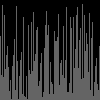
Frame 1 (no input)
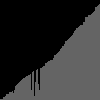
Frame 60 (the mouse pressed at the canvas centre just before this capture)
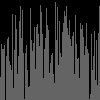
Frame 120 (the mouse held since frame 60 and released just before this capture)

The Processing sketch that drew these frames (run headless with seeded random() and noise(); from frame 60 on, the mouse is pressed at the canvas centre):

// Processing sketch: sketch_210108a
// ── sketch_210108a.pde
//1. create an array of ints. don't initialize it yet.
int[] ints;
void setup() {
  //2. set the size of your window
  //  if you are using Processing 3, you cannot use variables
  //  because the developers don't know how programming is supposed to work.
  size(100, 100);
  //3. initialize your array with the built in width variable
  ints = new int[width];
  //4. initialize the ints in the array with random numbers
  //   from 0 to the built in height variable
  for (int i = 0; i < width; i++) {
    ints[i] = (int)random(0, height);
  }
  //5. call the noStroke() method
  noStroke();
}

void draw() {
  //6. set the background color with background(r, g, b);
  background(0, 0, 0);
  //7. set the color for your graph
  fill(100, 100, 100);
  //8. draw a rectangle for each int in your array.
  for (int i = 0; i < width; i++) {
    rect(i, height, 1, ints[i]*-1);
  }
  //   the x value will be the current index in the array
  //   the y value will the height variable
  //   the width is 1 (one)
  //   the height is negative the value of the element at the current index of the array
  //9. call the stepSort method
  stepSort(ints);
  //10. extract the code that randomizes the array into a method
  //11. call the method you made in step 10 when the mouse is pressed
  if(mousePressed == true){
    randomize(ints);
  }
}
 void randomize(int[] array) {
  for (int i = 0; i < width; i++) {
    array[i] = (int)random(0, height);
  }
}
void stepSort(int[] arr) {
  for (int i = 1; i < arr.length; i++) {
    if (arr[i - 1] > arr[i]) {
      int t = arr[i];
      arr[i] = arr[i - 1];
      arr[i - 1] = t;
    }
  }
}
